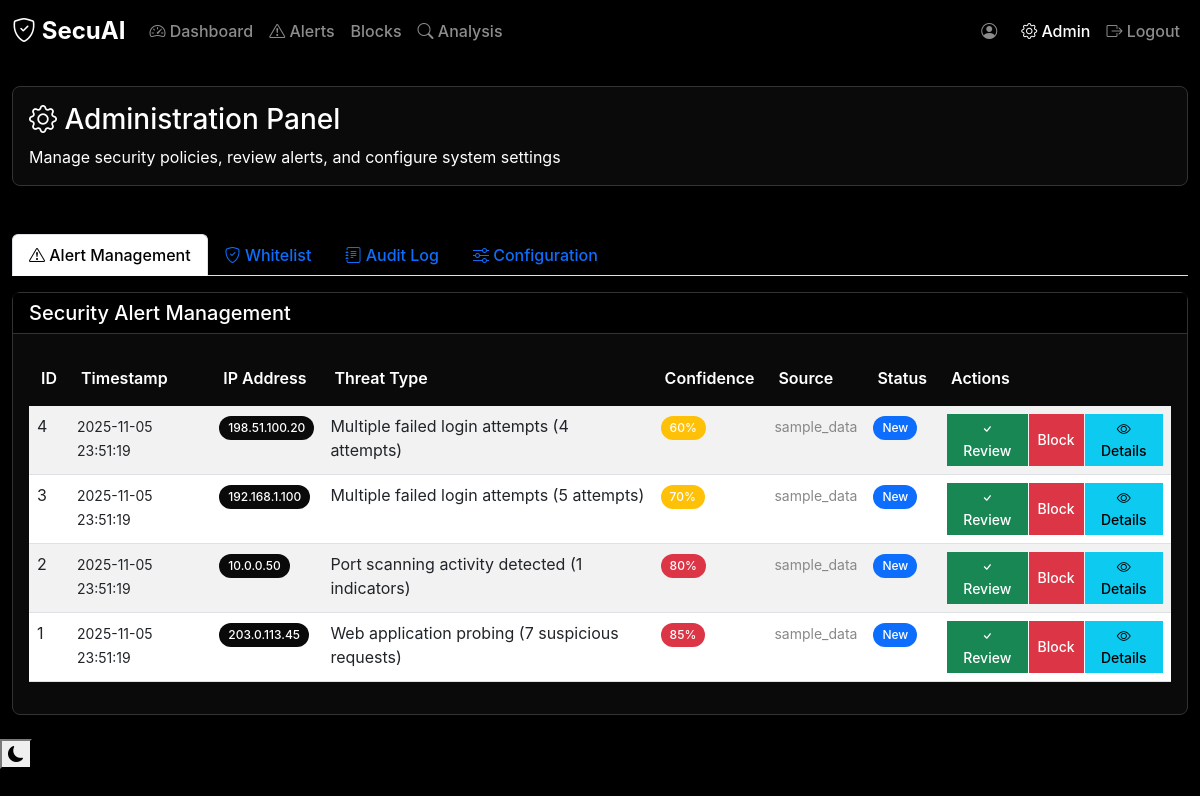
The page /admin (signed in) on the database its author committed.
### models.py (models this page shows, shortened)
class Alert(db.Model):
    __tablename__ = 'alerts'
    id = db.Column(db.Integer, primary_key=True)
    ip = db.Column(db.String(45), nullable=False, index=True)  # Support IPv6
    reason = db.Column(db.String(255), nullable=False)
    confidence = db.Column(db.Float, default=0.5, nullable=False)
    details = db.Column(db.Text)  # JSON string with additional data
    source = db.Column(db.String(100), nullable=False)  # api, upload:filename, honeypot, etc.
    status = db.Column(db.String(20), default='new', nullable=False)  # new, reviewed, ignored, blocked
    created_at = db.Column(db.DateTime, default=datetime.utcnow, nullable=False, index=True)
    reviewed_at = db.Column(db.DateTime)
    reviewed_by = db.Column(db.Integer, db.ForeignKey('users.id'))
    reviewer = db.relationship('User', backref='reviewed_alerts')

### app.py (the view)
@app.route('/admin')
@login_required
def admin():
    try:
        audit_logs = AuditLog.query.order_by(AuditLog.created_at.desc()).limit(50).all()
        alerts = Alert.query.order_by(Alert.created_at.desc()).limit(100).all()
        whitelist = Whitelist.query.filter(Whitelist.is_active == True).all()
        user_count = User.query.count()
        return render_template('admin.html',
                             audit_logs=audit_logs,
                             alerts=alerts,
                             whitelist=whitelist,
                             user_count=user_count)
    except Exception as e:
        logger.error(f"Admin error: {e}")
        flash(f'Admin panel error: {str(e)}')
        return redirect(url_for('dashboard'))

### app.py (called while the page is built)
@login_manager.user_loader
def load_user(user_id):
    return db.session.get(User, int(user_id))

### templates/admin.html (shortened to what this page needs)
<!DOCTYPE html>
<html lang="en">
<head>
    <link href="https://cdn.jsdelivr.net/npm/bootstrap@5.3.0/dist/css/bootstrap.min.css" rel="stylesheet">
    <link href="https://cdn.jsdelivr.net/npm/bootstrap-icons@1.10.0/font/bootstrap-icons.css" rel="stylesheet">
    <link href="{{ url_for('static', filename='css/style.css') }}" rel="stylesheet">
</head>
<body>
    <nav class="navbar navbar-expand-lg navbar-dark bg-dark">
        <div class="container-fluid">
            <a class="navbar-brand" href="/">
                <i class="bi bi-shield-check"></i> SecuAI
            </a>
            <div class="navbar-nav me-auto">
                <a class="nav-link" href="/">
                    <i class="bi bi-speedometer2"></i> Dashboard
                </a>
                <a class="nav-link" href="/alerts">
                    <i class="bi bi-exclamation-triangle"></i> Alerts
                </a>
                <a class="nav-link" href="/blocks">
                     Blocks
                </a>
                <a class="nav-link" href="/analysis">
                    <i class="bi bi-search"></i> Analysis
                </a>
            </div>
            <div class="navbar-nav">
                {% if current_user.is_authenticated %}
                <span class="navbar-text me-3">
                    <i class="bi bi-person-circle"></i> {{ current_user.username }}
                </span>
                <a class="nav-link active" href="/admin">
                    <i class="bi bi-gear"></i> Admin
                </a>
                <a class="nav-link" href="/logout">
                    <i class="bi bi-box-arrow-right"></i> Logout
                </a>
                {% endif %}
            </div>
        </div>
    </nav>
    <div class="container-fluid mt-4">
        <div class="row mb-4">
            <div class="col-12">
                <div class="card bg-primary text-white">
                    <div class="card-body">
                        <h3><i class="bi bi-gear"></i> Administration Panel</h3>
                        <p class="mb-0">Manage security policies, review alerts, and configure system settings</p>
                    </div>
                </div>
            </div>
        </div>
        <ul class="nav nav-tabs" id="adminTabs" role="tablist">
            <li class="nav-item" role="presentation">
                <button class="nav-link active" id="alerts-tab" data-bs-toggle="tab" data-bs-target="#alerts-panel"
                        type="button" role="tab">
                    <i class="bi bi-exclamation-triangle"></i> Alert Management
                </button>
            </li>
            <li class="nav-item" role="presentation">
                <button class="nav-link" id="whitelist-tab" data-bs-toggle="tab" data-bs-target="#whitelist-panel"
                        type="button" role="tab">
                    <i class="bi bi-shield-check"></i> Whitelist
                </button>
            </li>
            <li class="nav-item" role="presentation">
                <button class="nav-link" id="audit-tab" data-bs-toggle="tab" data-bs-target="#audit-panel"
                        type="button" role="tab">
                    <i class="bi bi-journal-text"></i> Audit Log
                </button>
            </li>
            <li class="nav-item" role="presentation">
                <button class="nav-link" id="config-tab" data-bs-toggle="tab" data-bs-target="#config-panel"
                        type="button" role="tab">
                    <i class="bi bi-sliders"></i> Configuration
                </button>
            </li>
        </ul>
        <div class="tab-content" id="adminTabContent">
            <div class="tab-pane fade show active" id="alerts-panel" role="tabpanel">
                <div class="card mt-3">
                    <div class="card-header">
                        <h5 class="card-title mb-0">Security Alert Management</h5>
                    </div>
                    <div class="card-body">
                        <div class="table-responsive">
                            <table class="table table-striped">
                                <thead>
                                    <tr>
                                        <th>ID</th>
                                        <th>Timestamp</th>
                                        <th>IP Address</th>
                                        <th>Threat Type</th>
                                        <th>Confidence</th>
                                        <th>Source</th>
                                        <th>Status</th>
                                        <th>Actions</th>
                                    </tr>
                                </thead>
                                <tbody>
                                    {% for alert in alerts %}
                                    <tr>
                                        <td>{{ alert.id }}</td>
                                        <td>
                                            <small>{{ alert.created_at.strftime('%Y-%m-%d %H:%M:%S') }}</small>
                                        </td>
                                        <td>
                                            <span class="badge bg-secondary">{{ alert.ip }}</span>
                                        </td>
                                        <td>{{ alert.reason }}</td>
                                        <td>
                                            {% set confidence_percent = (alert.confidence * 100) | int %}
                                            {% if confidence_percent >= 80 %}
                                                <span class="badge bg-danger">{{ confidence_percent }}%</span>
                                            {% elif confidence_percent >= 60 %}
                                                <span class="badge bg-warning">{{ confidence_percent }}%</span>
                                            {% else %}
                                                <span class="badge bg-info">{{ confidence_percent }}%</span>
                                            {% endif %}
                                        </td>
                                        <td>
                                            <small class="text-muted">{{ alert.source }}</small>
                                        </td>
                                        <td>
                                            {% if alert.status == 'new' %}
                                                <span class="badge bg-primary">New</span>
                                            {% elif alert.status == 'reviewed' %}
                                                <span class="badge bg-success">Reviewed</span>
                                            {% elif alert.status == 'ignored' %}
                                                <span class="badge bg-secondary">Ignored</span>
                                            {% elif alert.status == 'blocked' %}
                                                <span class="badge bg-danger">Blocked</span>
                                            {% endif %}
                                        </td>
                                        <td>
                                            <div class="btn-group" role="group">
                                                {% if alert.status == 'new' %}
                                                <button class="btn btn-sm btn-success"
                                                        onclick="reviewAlert({{ alert.id }})">
                                                    <i class="bi bi-check"></i> Review
                                                </button>
                                                <button class="btn btn-sm btn-danger"
                                                        onclick="blockFromAlert('{{ alert.ip }}', {{ alert.id }})">
                                                     Block
                                                </button>
                                                {% endif %}
                                                <button class="btn btn-sm btn-info"
                                                        onclick="viewAlertDetails({{ alert.id }})">
                                                    <i class="bi bi-eye"></i> Details
                                                </button>
                                            </div>
                                        </td>
                                    </tr>
                                    {% endfor %}
                                </tbody>
                            </table>
                        </div>
                    </div>
                </div>
            </div>
        </div>
    </div>
    <button class="theme-toggle" onclick="toggleTheme()" title="Toggle theme">
        <i class="bi bi-moon-fill" id="theme-icon"></i>
    </button>
</body>
</html>

### static/css/style.css (style rules this page uses)
:root { --background: 0 0% 100%; --foreground: 240 10% 4%; --card: 0 0% 100%; --card-foreground: 240 10% 4%; --popover: 0 0% 100%; --popover-foreground: 240 10% 4%; --primary: 142 86% 28%; --primary-foreground: 356 29% 98%; --secondary: 240 5% 96%; --secondary-foreground: 240 6% 10%; --muted: 240 5% 96%; --muted-foreground: 240 4% 46%; --accent: 240 5% 96%; --accent-foreground: 240 6% 10%; --destructive: 0 84% 60%; --destructive-foreground: 0 0% 98%; --border: 240 6% 90%; --input: 240 6% 90%; --ring: 142 86% 28%; --radius: 0.5rem; --success: 142 86% 28%; --warning: 45 93% 47%; --danger: 0 84% 60%; --info: 200 95% 40%; }
:root, [data-theme="dark"] { --background: 0 0% 0%; --foreground: 0 0% 98%; --card: 0 0% 3%; --card-foreground: 0 0% 98%; --popover: 0 0% 3%; --popover-foreground: 0 0% 98%; --primary: 0 0% 98%; --primary-foreground: 0 0% 9%; --secondary: 0 0% 9%; --secondary-foreground: 0 0% 98%; --muted: 0 0% 9%; --muted-foreground: 0 0% 65%; --accent: 0 0% 9%; --accent-foreground: 0 0% 98%; --destructive: 0 84% 60%; --destructive-foreground: 0 0% 98%; --border: 0 0% 15%; --input: 0 0% 9%; --ring: 142 86% 28%; }
* { border-color: hsl(var(--border)); }
body { background-color: hsl(var(--background)); color: hsl(var(--foreground)); font-family: -apple-system, BlinkMacSystemFont, "Segoe UI", Roboto, "Helvetica Neue", Arial, sans-serif; line-height: 1.5; transition: background-color 0.3s ease, color 0.3s ease; }
.card { background-color: hsl(var(--card)); color: hsl(var(--card-foreground)); border: 1px solid hsl(var(--border)); border-radius: var(--radius); box-shadow: 0 1px 3px 0 rgba(0, 0, 0, 0.1), 0 1px 2px 0 rgba(0, 0, 0, 0.06); transition: all 0.2s ease-in-out; margin-bottom: 1.5rem; }
.card-header { background-color: hsl(var(--muted)); border-bottom: 1px solid hsl(var(--border)); border-radius: calc(var(--radius) - 2px) calc(var(--radius) - 2px) 0 0; font-weight: 600; }
.card.bg-primary, .card.bg-danger, .card.bg-warning, .card.bg-info { transition: var(--transition); }
.btn { border-radius: var(--border-radius); transition: var(--transition); font-weight: 500; }
.btn-group .btn { margin-right: 2px; }
.btn-group .btn:last-child { margin-right: 0; }
.table { border-radius: var(--border-radius); overflow: hidden; }
.table thead th { background-color: var(--light-color); border: none; font-weight: 600; color: var(--dark-color); padding: 1rem 0.75rem; }
.table tbody tr { transition: var(--transition); }
.table-responsive { border-radius: var(--border-radius); box-shadow: var(--box-shadow); }
.badge { font-size: 0.75em; padding: 0.5em 0.75em; border-radius: 50px; font-weight: 500; }
.navbar-brand { font-weight: 700; font-size: 1.5rem; }
.nav-link { font-weight: 500; transition: var(--transition); }
.navbar-dark { background-color: #000000 !important; }
.bg-dark { background-color: #000000 !important; }
.bg-secondary { background-color: #0a0a0a !important; }
.text-muted { color: #888888 !important; }
.card { background-color: #0a0a0a !important; border-color: #333333 !important; color: #ffffff !important; }
.card-header { background-color: #000000 !important; border-bottom-color: #333333 !important; color: #ffffff !important; }

### rows shown on the page
Alert: id "4", created_at "2025-11-05 23:51:19", ip "198.51.100.20", reason "Multiple failed login attempts (4 attempts)", confidence_percent "60", source "sample_data", status "New"
Alert: id "3", created_at "2025-11-05 23:51:19", ip "192.168.1.100", reason "Multiple failed login attempts (5 attempts)", confidence_percent "70", source "sample_data", status "New"
Alert: id "2", created_at "2025-11-05 23:51:19", ip "10.0.0.50", reason "Port scanning activity detected (1 indicators)", confidence_percent "80", source "sample_data", status "New"
Alert: id "1", created_at "2025-11-05 23:51:19", ip "203.0.113.45", reason "Web application probing (7 suspicious requests)", confidence_percent "85", source "sample_data", status "New"
